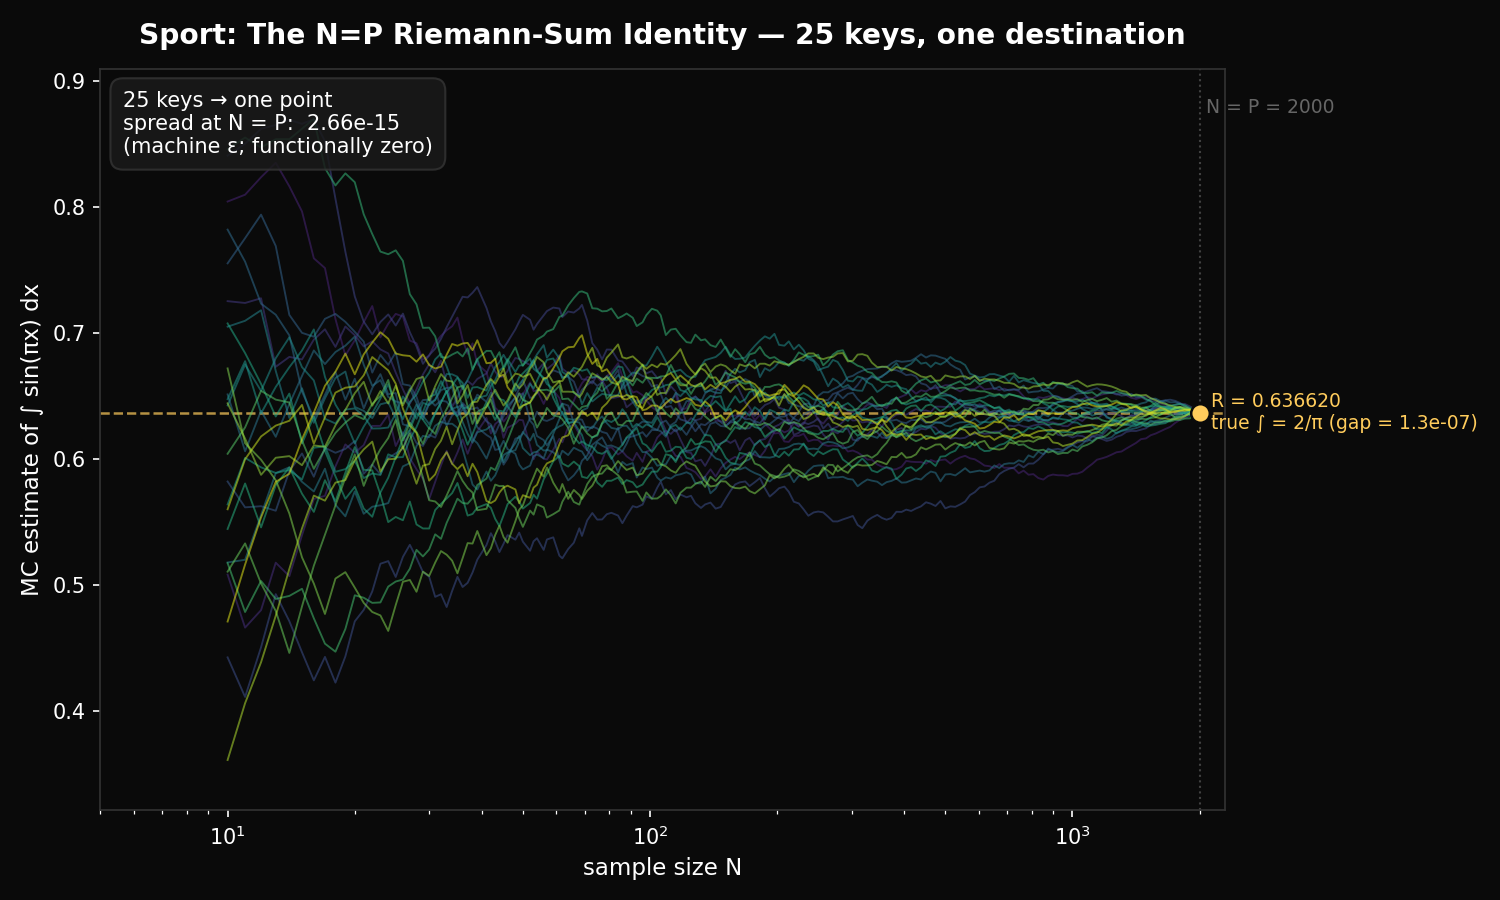

Python code for this plot:
"""
sport_riemann_emblem.py — emblem render for wonders/sport-riemann-sum-identity.md.

Single-panel convergence-event image. 25 keys, each producing a running
MC estimate of ∫₀¹ sin(πx) dx via bidder.cipher(P=2000, key); plot the
estimates over sample size N on a linear y-axis. The 25 trajectories
wiggle differently across the parameter space and all land on the same
single point at N = P, exactly. The emblem's caption is the spread
across the 25 keys at N = P (≈ machine ε; functionally zero).

Companion to the four-panel diagnostic in riemann_proof.py; this is the
emblem extracted from Panel 1, larger and tighter.

Run: sage -python experiments/bidder/unified/sport_riemann_emblem.py
"""

from __future__ import annotations

import os
import sys

import numpy as np
import matplotlib.pyplot as plt

HERE = os.path.dirname(os.path.abspath(__file__))
REPO = os.path.abspath(os.path.join(HERE, '..', '..', '..'))
sys.path.insert(0, REPO)

import bidder  # noqa: E402


P = 2000
N_KEYS = 25
F_NAME = 'sin(πx)'
F_FUNC = lambda x: np.sin(np.pi * x)
F_TRUE = 2.0 / np.pi

BG = '#0a0a0a'
FG = '#ffffff'
DIM = '#666666'
RIEMANN_COL = '#ffcc5c'
TRUE_COL = '#ff6f61'
PALETTE = plt.cm.viridis(np.linspace(0.1, 0.95, N_KEYS))


def main():
    # Compute trajectories
    sample_sizes = np.unique(np.geomspace(10, P, num=200).astype(int))
    sample_sizes = np.concatenate([sample_sizes, [P]])
    sample_sizes = np.unique(sample_sizes)

    print(f'computing {N_KEYS} trajectories over P = {P}, f(x) = {F_NAME} ...')
    trajectories = []
    final_estimates = []
    for k in range(N_KEYS):
        key = f'sport-emblem-{k}'.encode()
        B = bidder.cipher(period=P, key=key)
        full = np.array([F_FUNC(B.at(i) / P) for i in range(P)])
        cumsum = np.cumsum(full)
        estimates = cumsum[sample_sizes - 1] / sample_sizes
        trajectories.append(estimates)
        final_estimates.append(cumsum[-1] / P)
    final_estimates = np.array(final_estimates)

    riemann_sum = float(np.mean([F_FUNC(k / P) for k in range(P)]))
    spread = float(final_estimates.max() - final_estimates.min())

    print(f'  Riemann sum = {riemann_sum:.12f}')
    print(f'  true int    = {F_TRUE:.12f}')
    print(f'  spread @ N=P = {spread:.3e}')

    # Render
    fig, ax = plt.subplots(figsize=(10, 6), facecolor=BG)
    ax.set_facecolor(BG)

    # horizontal guide at the Riemann sum (the convergence value)
    ax.axhline(riemann_sum, color=RIEMANN_COL, linewidth=1.2, alpha=0.7,
               linestyle='--', zorder=2)
    ax.text(P * 1.03, riemann_sum,
            f' R = {riemann_sum:.6f}\n true ∫ = 2/π (gap = {abs(F_TRUE - riemann_sum):.1e})',
            color=RIEMANN_COL, fontsize=9, va='center')

    # 25 trajectories
    for k, traj in enumerate(trajectories):
        ax.plot(sample_sizes, traj, color=PALETTE[k], linewidth=0.9,
                alpha=0.55, zorder=3)

    # convergence-point marker
    ax.scatter([P], [riemann_sum], color=RIEMANN_COL, s=80, zorder=5,
               edgecolors=BG, linewidths=1.2)

    # vertical guide at N = P
    ax.axvline(P, color=DIM, linewidth=1.0, linestyle=':', alpha=0.6,
               zorder=1)
    ax.text(P, ax.get_ylim()[1] * 0.99, f' N = P = {P}',
            color=DIM, fontsize=9, va='top', ha='left')

    # caption: the spread
    spread_text = (
        f'{N_KEYS} keys → one point\n'
        f'spread at N = P:  {spread:.2e}\n'
        f'(machine ε; functionally zero)'
    )
    ax.text(0.02, 0.97, spread_text, transform=ax.transAxes,
            color=FG, fontsize=10, va='top', ha='left',
            bbox=dict(boxstyle='round,pad=0.6', facecolor='#1a1a1a',
                      edgecolor='#333', alpha=0.85))

    # axes / spines
    for spine in ax.spines.values():
        spine.set_color('#333')
    ax.tick_params(colors=FG, which='both')
    ax.set_xlabel('sample size N', color=FG, fontsize=11)
    ax.set_ylabel(f'MC estimate of ∫ {F_NAME} dx', color=FG, fontsize=11)
    ax.set_title(
        f'Sport: The N=P Riemann-Sum Identity — {N_KEYS} keys, one destination',
        color=FG, fontsize=13.5, pad=12, fontweight='semibold',
    )

    # zoom y-axis to the relevant region (final estimates ± modest pad)
    y_lo = min(min(t.min() for t in trajectories), F_TRUE, riemann_sum) - 0.04
    y_hi = max(max(t.max() for t in trajectories), F_TRUE, riemann_sum) + 0.04
    ax.set_ylim(y_lo, y_hi)
    ax.set_xlim(5, P * 1.15)
    ax.set_xscale('log')

    fig.tight_layout()
    out = os.path.join(HERE, 'sport_riemann_emblem.png')
    fig.savefig(out, dpi=150, facecolor=BG)
    print(f'-> {out}')


if __name__ == '__main__':
    main()
